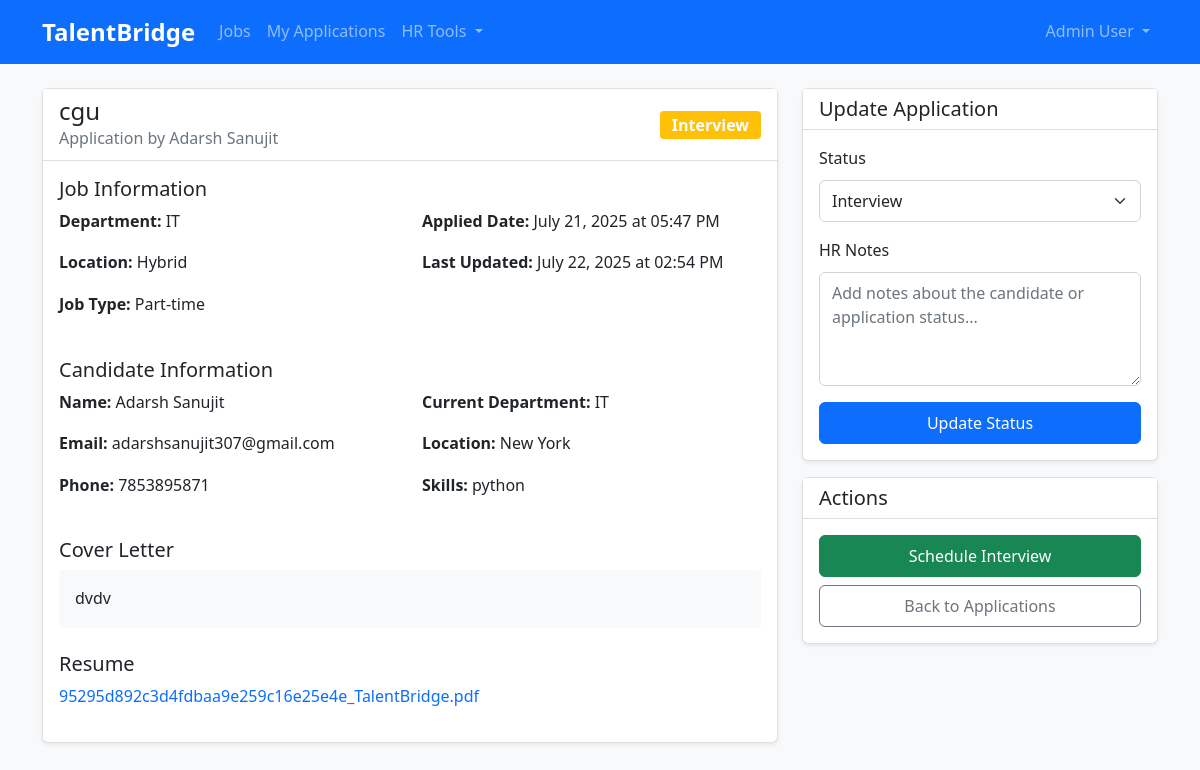
Page /applications/1 (signed in) on the committed database.
### app/models.py (models this page shows, shortened)
class User(UserMixin, db.Model):
    id = db.Column(db.Integer, primary_key=True)
    username = db.Column(db.String(80), unique=True, nullable=False)
    email = db.Column(db.String(120), unique=True, nullable=False)
    password = db.Column(db.String(120), nullable=False)
    role = db.Column(db.String(20), nullable=False, default='employee')
    first_name = db.Column(db.String(50), nullable=False)
    last_name = db.Column(db.String(50), nullable=False)
    department = db.Column(db.String(100))
    location = db.Column(db.String(100))
    skills = db.Column(db.Text)
    phone = db.Column(db.String(20))
    resume_filename = db.Column(db.String(200))
    created_at = db.Column(db.DateTime, default=datetime.utcnow)
    applications = db.relationship('Application', backref='applicant', lazy=True)
    posted_jobs = db.relationship('Job', backref='posted_by_user', lazy=True)
    def get_full_name(self):
        return f"{self.first_name} {self.last_name}"

class Job(db.Model):
    id = db.Column(db.Integer, primary_key=True)
    title = db.Column(db.String(200), nullable=False)
    department = db.Column(db.String(100), nullable=False)
    location = db.Column(db.String(100), nullable=False)
    description = db.Column(db.Text, nullable=False)
    requirements = db.Column(db.Text)
    skills_required = db.Column(db.Text)
    salary_range = db.Column(db.String(100))
    job_type = db.Column(db.String(50), default='Full-time')
    status = db.Column(db.String(20), default='active')
    deadline = db.Column(db.DateTime)
    posted_by = db.Column(db.Integer, db.ForeignKey('user.id'), nullable=False)
    created_at = db.Column(db.DateTime, default=datetime.utcnow)
    updated_at = db.Column(db.DateTime, default=datetime.utcnow, onupdate=datetime.utcnow)
    applications = db.relationship('Application', backref='job', lazy=True, cascade='all, delete-orphan')

class Application(db.Model):
    id = db.Column(db.Integer, primary_key=True)
    job_id = db.Column(db.Integer, db.ForeignKey('job.id'), nullable=False)
    user_id = db.Column(db.Integer, db.ForeignKey('user.id'), nullable=False)
    cover_letter = db.Column(db.Text)
    resume_filename = db.Column(db.String(200))
    status = db.Column(db.String(20), default='submitted')
    applied_at = db.Column(db.DateTime, default=datetime.utcnow)
    updated_at = db.Column(db.DateTime, default=datetime.utcnow, onupdate=datetime.utcnow)
    hr_notes = db.Column(db.Text)
    interviews = db.relationship('Interview', backref='application', lazy=True, cascade='all, delete-orphan')

### app/routes/applications.py (the view)
@applications_bp.route('/<int:application_id>')
@login_required
def application_detail(application_id):
    application = Application.query.get_or_404(application_id)
    if current_user.role not in ['hr', 'manager'] and application.user_id != current_user.id:
        flash('Access denied', 'danger')
        return redirect(url_for('applications.my_applications'))
    return render_template('applications/application_detail.html', application=application)

### app/templates/applications/application_detail.html (shortened to what this page needs)
{% extends "base.html" %}
{% block content %}
<div class="row">
    <div class="col-lg-8">
        <div class="card">
            <div class="card-header">
                <div class="d-flex justify-content-between align-items-center">
                    <div>
                        <h4 class="mb-0">{{ application.job.title }}</h4>
                        <p class="text-muted mb-0">Application by {{ application.applicant.get_full_name() }}</p>
                    </div>
                    <span class="badge bg-{% if application.status == 'submitted' %}secondary{% elif application.status == 'screening' %}info{% elif application.status == 'interview' %}warning{% elif application.status == 'offer' %}success{% elif application.status == 'rejected' %}danger{% else %}secondary{% endif %} fs-6">
                        {{ application.status.replace('_', ' ').title() }}
                    </span>
                </div>
            </div>
            <div class="card-body">
                <h5>Job Information</h5>
                <div class="row mb-4">
                    <div class="col-md-6">
                        <p><strong>Department:</strong> {{ application.job.department }}</p>
                        <p><strong>Location:</strong> {{ application.job.location }}</p>
                        <p><strong>Job Type:</strong> {{ application.job.job_type }}</p>
                    </div>
                    <div class="col-md-6">
                        <p><strong>Applied Date:</strong> {{ application.applied_at.strftime('%B %d, %Y at %I:%M %p') }}</p>
                        <p><strong>Last Updated:</strong> {{ application.updated_at.strftime('%B %d, %Y at %I:%M %p') }}</p>
                    </div>
                </div>
                <h5>Candidate Information</h5>
                <div class="row mb-4">
                    <div class="col-md-6">
                        <p><strong>Name:</strong> {{ application.applicant.get_full_name() }}</p>
                        <p><strong>Email:</strong> {{ application.applicant.email }}</p>
                        <p><strong>Phone:</strong> {{ application.applicant.phone or 'Not provided' }}</p>
                    </div>
                    <div class="col-md-6">
                        <p><strong>Current Department:</strong> {{ application.applicant.department or 'Not specified' }}</p>
                        <p><strong>Location:</strong> {{ application.applicant.location or 'Not specified' }}</p>
                        {% if application.applicant.skills %}
                        <p><strong>Skills:</strong> {{ application.applicant.skills }}</p>
                        {% endif %}
                    </div>
                </div>
                {% if application.cover_letter %}
                <h5>Cover Letter</h5>
                <div class="p-3 bg-light rounded mb-4">
                    {{ application.cover_letter|nl2br }}
                </div>
                {% endif %}
                {% if application.resume_filename %}
                <h5>Resume</h5>
                <p>
                    <a href="{{ url_for('static', filename='uploads/resumes/' + application.resume_filename) }}"
                       target="_blank" class="text-decoration-none">{{ application.resume_filename }}</a>
                </p>
                {% endif %}
            </div>
        </div>
    </div>
    <div class="col-lg-4">
        {% if current_user.role in ['hr', 'manager'] %}
        <div class="card">
            <div class="card-header">
                <h5 class="mb-0">Update Application</h5>
            </div>
            <div class="card-body">
                <form method="POST" action="{{ url_for('applications.update_status', application_id=application.id) }}">
                    <div class="mb-3">
                        <label for="status" class="form-label">Status</label>
                        <select class="form-select" id="status" name="status" required>
                            <option value="interview" {% if application.status == 'interview' %}selected{% endif %}>Interview</option>
                        </select>
                    </div>
                    <div class="mb-3">
                        <label for="hr_notes" class="form-label">HR Notes</label>
                        <textarea class="form-control" id="hr_notes" name="hr_notes" rows="4"
                                  placeholder="Add notes about the candidate or application status...">{{ application.hr_notes or '' }}</textarea>
                    </div>
                    <button type="submit" class="btn btn-primary w-100">Update Status</button>
                </form>
            </div>
        </div>
        <div class="card mt-3">
            <div class="card-header">
                <h5 class="mb-0">Actions</h5>
            </div>
            <div class="card-body">
                <div class="d-grid gap-2">
                    {% if application.status in ['screening', 'interview'] %}
                    <a href="{{ url_for('interviews.schedule_interview', application_id=application.id) }}"
                       class="btn btn-success">Schedule Interview</a>
                    {% endif %}
                    <a href="{{ url_for('applications.manage_applications') }}"
                       class="btn btn-outline-secondary">Back to Applications</a>
                </div>
            </div>
        </div>
        {% endif %}
    </div>
</div>
{% endblock %}

### app/templates/base.html (shortened to what this page needs)
<!DOCTYPE html>
<html lang="en">
<head>
    <link href="https://cdn.jsdelivr.net/npm/bootstrap@5.1.3/dist/css/bootstrap.min.css" rel="stylesheet">
    <link href="{{ url_for('static', filename='css/style.css') }}" rel="stylesheet">
</head>
<body>
    <nav class="navbar navbar-expand-lg navbar-dark bg-primary">
        <div class="container">
            <a class="navbar-brand" href="{{ url_for('index') }}">TalentBridge</a>
            {% if current_user.is_authenticated %}
            <div class="collapse navbar-collapse" id="navbarNav">
                <ul class="navbar-nav me-auto">
                    <li class="nav-item">
                        <a class="nav-link" href="{{ url_for('jobs.job_list') }}">Jobs</a>
                    </li>
                    <li class="nav-item">
                        <a class="nav-link" href="{{ url_for('applications.my_applications') }}">My Applications</a>
                    </li>
                    {% if current_user.role in ['hr', 'manager'] %}
                    <li class="nav-item dropdown">
                        <a class="nav-link dropdown-toggle" href="#" role="button" data-bs-toggle="dropdown">
                            HR Tools
                        </a>
                    </li>
                    {% endif %}
                </ul>
                <ul class="navbar-nav">
                    <li class="nav-item dropdown">
                        <a class="nav-link dropdown-toggle" href="#" role="button" data-bs-toggle="dropdown">
                            {{ current_user.get_full_name() }}
                        </a>
                    </li>
                </ul>
            </div>
            {% endif %}
        </div>
    </nav>
    <main class="container mt-4">
        {% block content %}{% endblock %}
    </main>
</body>
</html>

### app/static/css/style.css (style rules this page uses)
:root { --primary-color: #0d6efd; --secondary-color: #6c757d; --success-color: #198754; --info-color: #0dcaf0; --warning-color: #ffc107; --danger-color: #dc3545; --light-color: #f8f9fa; --dark-color: #212529; }
body { font-family: 'Segoe UI', Tahoma, Geneva, Verdana, sans-serif; background-color: #f8f9fa; line-height: 1.6; }
.navbar-brand { font-weight: bold; font-size: 1.5rem; }
.card { box-shadow: 0 0.125rem 0.25rem rgba(0, 0, 0, 0.075); border: 1px solid rgba(0, 0, 0, 0.125); border-radius: 0.375rem; }
.card-header { background-color: #fff; border-bottom: 1px solid rgba(0, 0, 0, 0.125); font-weight: 500; }
.badge { font-size: 0.75em; padding: 0.375em 0.75em; }
.btn { font-weight: 500; border-radius: 0.375rem; padding: 0.5rem 1rem; transition: all 0.2s ease-in-out; }
.form-control, .form-select { border-radius: 0.375rem; border: 1px solid #ced4da; padding: 0.5rem 0.75rem; transition: border-color 0.15s ease-in-out, box-shadow 0.15s ease-in-out; }

### rows in the picture
User: get_full_name "Admin User"
Job: job "cgu", job.department "IT", job.location "Hybrid", job.job_type "Part-time"
User: applicant.get_full_name "Adarsh Sanujit", applicant.email "adarshsanujit307@gmail.com", applicant "7853895871", applicant "IT", applicant "New York", applicant.skills "python"
Application: status.replace "Interview", applied_at "July 21, 2025 at 05:47 PM", updated_at "July 22, 2025 at 02:54 PM", cover_letter "dvdv", resume_filename "95295d892c3d4fdbaa9e259c16e25e4e_TalentBridge.pdf", status "Interview"
